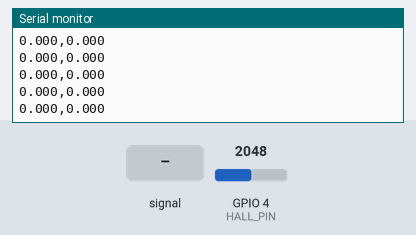
Bench run of a sketch on a simulated ESP32. On the bench: the last lines printed to the serial monitor. Inputs (shaded band) come from the test bench; at power-on: GPIO 4 (HALL_PIN) = 2048 (analog values on the 0–4095 scale).

Above: at 3.4 s.
3.5 s: GPIO 4 (HALL_PIN) fed a 200 Hz sine of ±327 counts around its level
At 3.57 s:
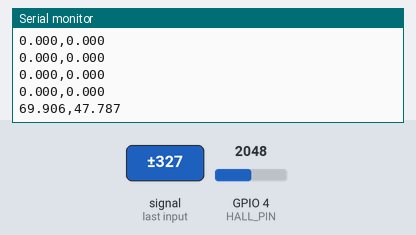
5.0 s: GPIO 4 (HALL_PIN) set to 2866
At 5.07 s:
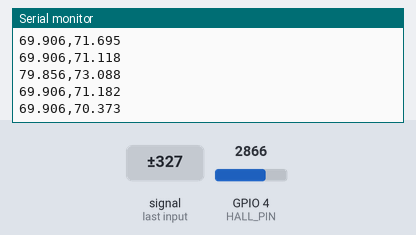
Timing chart, 0 to 8.0 s (numbered marks = the images above; inputs shaded):
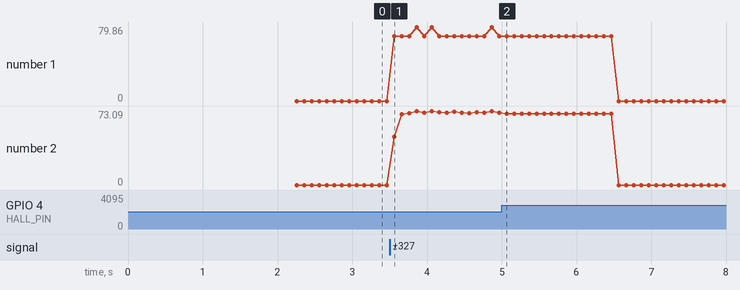

The sketch:

01_Sensor_Tester.ino
```cpp
/*
  bici-interactiva - Lector de velocidad para ESP32 DevKit V1

  Sensor:
  - 49E / SS49E / 49E 945BC
  - Salida analógica proporcional al campo magnético

  Conexión:
  - VCC  -> 3.3V
  - GND  -> GND
  - OUT  -> GPIO34

  Salida Serial CSV:
  millis,raw,baseline,field,pulse_count,rpm,speed_kmh,speed_smooth_kmh,status

  Autor: versión base para instalación interactiva de bicicleta
*/

#include <Arduino.h>

// =====================================================
// CONFIGURACIÓN GENERAL
// =====================================================

// Pin ADC del ESP32
const int HALL_PIN = 4;

// Número de imanes en la rueda
const uint8_t NUM_MAGNETS = 9;

// Diámetro de la rueda en pulgadas
const float WHEEL_DIAMETER_INCH = 27.0;

// Distancia del imán al centro, en pulgadas.
// Ojo: no se usa para calcular velocidad de avance.
// Solo se deja documentada por claridad.
const float MAGNET_RADIUS_INCH = 11.0;

// Frecuencia de reporte por Serial
// 10 Hz = 10 muestras por segundo
const uint16_t REPORT_HZ = 10;

// Baud rate.
// Para cable largo conviene no exagerar.
const uint32_t SERIAL_BAUD = 19200;

// =====================================================
// CONFIGURACIÓN DEL SENSOR
// =====================================================

// El 49E entrega ~VCC/2 sin campo.
// Con ESP32 a 12 bits: 0-4095.
// Sin campo debería rondar 2048, pero depende del sensor.

// Si todos los imanes tienen la misma polaridad orientada al sensor,
// puedes detectar solo campo positivo o negativo.
// Si no estás segura de la polaridad, usa detección absoluta.
const bool USE_ABSOLUTE_FIELD = true;

// Umbral para detectar que pasó un imán.
// Ajusta según tus lecturas reales.
// Si detecta pulsos falsos, súbelo.
// Si no detecta imanes, bájalo.
const int THRESHOLD_ON = 250;

// Umbral para liberar el detector después de pasar un imán.
// Debe ser menor que THRESHOLD_ON para crear histéresis.
const int THRESHOLD_OFF = 120;

// Tiempo mínimo entre pulsos para evitar rebotes o doble detección.
// Con 9 imanes, incluso a velocidad alta esto puede ser bajo.
// 10 ms es conservador.
const uint32_t MIN_PULSE_INTERVAL_US = 10000;

// Si no hay pulsos durante este tiempo, la velocidad se considera 0.
const uint32_t SPEED_TIMEOUT_MS = 1500;

// Cantidad de lecturas para calibrar baseline al inicio
const uint16_t CALIBRATION_SAMPLES = 500;

// Intervalo entre reportes
const uint32_t REPORT_INTERVAL_MS = 1000UL / REPORT_HZ;

// =====================================================
// CÁLCULOS FÍSICOS
// =====================================================

const float INCH_TO_M = 0.0254;
const float WHEEL_DIAMETER_M = WHEEL_DIAMETER_INCH * INCH_TO_M;
const float WHEEL_CIRCUMFERENCE_M = PI * WHEEL_DIAMETER_M;

// =====================================================
// VARIABLES DE ESTADO
// =====================================================

int baseline = 2048;
int rawValue = 0;
int fieldValue = 0;

bool magnetActive = false;

uint32_t lastPulseUs = 0;
uint32_t currentPulseUs = 0;
uint32_t pulseIntervalUs = 0;

uint32_t lastReportMs = 0;
uint32_t lastPulseMs = 0;

uint32_t pulseCount = 0;

float rpm = 0.0;
float speedKmh = 0.0;
float speedSmoothKmh = 0.0;

// Factor de suavizado.
// Más bajo = más suave pero más lento.
// Más alto = más reactivo pero más nervioso.
const float SMOOTH_ALPHA = 0.25;

// =====================================================
// FUNCIONES
// =====================================================

int readHallAveraged(uint8_t samples = 4) {
  long sum = 0;

  for (uint8_t i = 0; i < samples; i++) {
    sum += analogRead(HALL_PIN);
  }

  return sum / samples;
}

void calibrateBaseline() {
  long sum = 0;

  Serial.println("# Calibrando sensor Hall...");
  Serial.println("# No muevas la rueda durante este momento, porque aparentemente hasta las bicis necesitan meditar.");

  for (uint16_t i = 0; i < CALIBRATION_SAMPLES; i++) {
    sum += analogRead(HALL_PIN);
    delay(2);
  }

  baseline = sum / CALIBRATION_SAMPLES;

  Serial.print("# Baseline ADC: ");
  Serial.println(baseline);
}

void updateSpeedFromPulse(uint32_t nowUs) {
  currentPulseUs = nowUs;

  if (lastPulseUs > 0) {
    pulseIntervalUs = currentPulseUs - lastPulseUs;

    // Tiempo entre pulsos en segundos
    float pulseIntervalSec = pulseIntervalUs / 1000000.0;

    if (pulseIntervalSec > 0.0) {
      // Pulsos por segundo
      float pulsesPerSecond = 1.0 / pulseIntervalSec;

      // Vueltas por segundo de la rueda
      float revolutionsPerSecond = pulsesPerSecond / NUM_MAGNETS;

      // RPM
      rpm = revolutionsPerSecond * 60.0;

      // Velocidad lineal
      float speedMs = revolutionsPerSecond * WHEEL_CIRCUMFERENCE_M;
      speedKmh = speedMs * 3.6;

      // Suavizado exponencial
      speedSmoothKmh =
        (SMOOTH_ALPHA * speedKmh) +
        ((1.0 - SMOOTH_ALPHA) * speedSmoothKmh);
    }
  }

  lastPulseUs = currentPulseUs;
  lastPulseMs = millis();
  pulseCount++;
}

void detectMagnetPulse() {
  rawValue = readHallAveraged(4);

  int delta = rawValue - baseline;

  if (USE_ABSOLUTE_FIELD) {
    fieldValue = abs(delta);
  } else {
    fieldValue = delta;
  }

  uint32_t nowUs = micros();

  // Detectar entrada al campo magnético
  if (!magnetActive && fieldValue >= THRESHOLD_ON) {
    if (lastPulseUs == 0 || (nowUs - lastPulseUs) >= MIN_PULSE_INTERVAL_US) {
      magnetActive = true;
      updateSpeedFromPulse(nowUs);
    }
  }

  // Liberar detección cuando el campo baja
  if (magnetActive && fieldValue <= THRESHOLD_OFF) {
    magnetActive = false;
  }
}

void updateTimeout() {
  uint32_t nowMs = millis();

  if (lastPulseMs > 0 && (nowMs - lastPulseMs) > SPEED_TIMEOUT_MS) {
    speedKmh = 0.0;
    speedSmoothKmh = 0.0;
    rpm = 0.0;
  }
}

void printSerialReport() {
  uint32_t nowMs = millis();

  if (nowMs - lastReportMs >= REPORT_INTERVAL_MS) {
    lastReportMs = nowMs;

    Serial.print(speedKmh, 3);
    Serial.print(",");
    Serial.println(speedSmoothKmh, 3);
  }
}

// =====================================================
// SETUP
// =====================================================

void setup() {
  Serial.begin(SERIAL_BAUD);

  delay(1000);

  Serial.println();
  Serial.println("# bici-interactiva - lector de velocidad ESP32");
  Serial.println("# Formato CSV:");
  Serial.println("# millis,raw,baseline,field,pulse_count,rpm,speed_kmh,speed_smooth_kmh,status");

  analogReadResolution(12);

  // Atenuación para rango aproximado hasta 3.3V.
  // Útil porque el 49E alimentado a 3.3V puede acercarse a esos valores.
  analogSetPinAttenuation(HALL_PIN, ADC_11db);

  calibrateBaseline();

  Serial.print("# Diametro rueda pulgadas: ");
  Serial.println(WHEEL_DIAMETER_INCH);

  Serial.print("# Diametro rueda metros: ");
  Serial.println(WHEEL_DIAMETER_M, 4);

  Serial.print("# Circunferencia rueda metros: ");
  Serial.println(WHEEL_CIRCUMFERENCE_M, 4);

  Serial.print("# Numero de imanes: ");
  Serial.println(NUM_MAGNETS);

  Serial.print("# Radio imanes pulgadas, documentado no usado para velocidad: ");
  Serial.println(MAGNET_RADIUS_INCH);

  Serial.println("# Iniciando lectura...");
}

// =====================================================
// LOOP NO BLOQUEANTE
// =====================================================

void loop() {
  detectMagnetPulse();
  updateTimeout();
  printSerialReport();
}
```

Measured:
- after the input at 3.5 s, the serial monitor: prints a new line after 0.06 s (image 1)
- after the input at 5.0 s, the serial monitor: prints a new line after 0.06 s (image 2)
- plotted number 1: 0 → 69.91 after the input at 3.5 s
- plotted number 2: 0 → 71.18 after the input at 3.5 s
